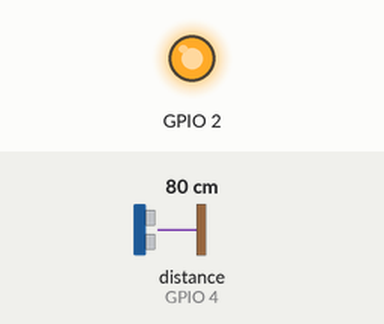
This sketch was run on a simulated ESP8266 (NodeMCU). Shown: output pins drawn as LEDs (lit = HIGH). Inputs (shaded band) come from the test bench; at power-on: distance to the obstacle (sensor on GPIO 4) 80 cm. WiFi joins after 1.5 s; servers stay silent unless stated; uploads are accepted with an empty reply; storage starts empty.

Above: at 0.1 s.
At 5.3 s:
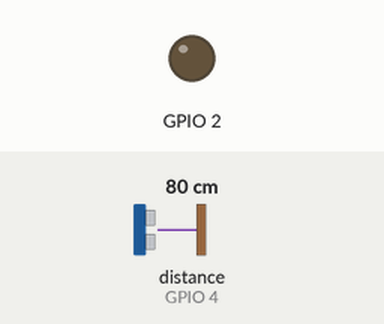
Timing chart, 0 to 6.8 s (numbered marks = the images above):
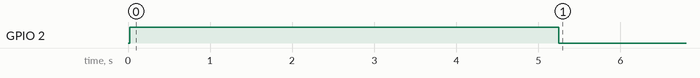

Measured:
- by itself, GPIO 2: LOW → HIGH at 0.02 s, → LOW 5.2 s later

The sketch:

SENSOR.ino
```cpp
#include <ESP8266WiFi.h>
#include <ESP8266HTTPClient.h>

#include <SPI.h>
#include <SD.h>

#include "Ultrasonic.h"
Ultrasonic ultrasonic(5,4);

// Данные Роутера
const char* ssid     = "ASUS";
const char* password = "albus4082";

// Идентификаторы устрйоства(ID-устройства и Объект на котором он расположен)
String OBJECT = "Reservoir_1";
String SENSOR = "UZ_1";

// Сокет (ip+port) сервера
String host = "http://192.168.1.3:80";

String uad_link   = host + "/oil_depot/uad.php";
String write_link = "/oil_depot/write.php?object="+OBJECT+"&sensor="+SENSOR;


HTTPClient http;
File myFile;
int time_now = 0;


void connect_LED(String value)
{
    if (value == "ON") { digitalWrite(2, 0); }
    if (value == "OFF"){ digitalWrite(2, 1); }
}

void check_connection()
{
    if (WiFi.status() != WL_CONNECTED)
    {
        connect_LED("OFF");
        bank_mode();
    }
    connect_LED("ON");
}

void send_GET(String link, String data)
{
    http.begin(link + data);
    http.GET();
    http.end();
}

void send_POST(String link, String data)
{
    http.begin(link);
    http.addHeader("Content-Type", "application/x-www-form-urlencoded");
    http.POST(data);
    http.end();
}

void send_data()
{
    String data_link, value;

    if (millis() - time_now >= 5000)
    {
        time_now = millis();
        data_link = write_link + "&data=" + get_volume();
        send_GET(host, data_link);
    }
}

void write_to_SD(String file)
{
    myFile = SD.open(file, FILE_WRITE);

    while (WiFi.status() != WL_CONNECTED)
    {
        myFile.print(get_volume());
        myFile.println(";(disconnect)");
        delay(5000); // Делаем паузу, чтобы не зависло
    }
    myFile.close();
}

String read_from_SD(String file)
{
    String data;
    myFile = SD.open(file);

    data = "object="+OBJECT + "&sensor="+SENSOR + "&data=";
    while (myFile.available())
    {
       char ltr = myFile.read();
       data += ltr;
    }
    myFile.close();
    SD.remove(file);

    return data;
}

void bank_mode()
{
    String filename = "bank1.txt";
    write_to_SD(filename);
    send_POST(uad_link, read_from_SD(filename));
}

String get_volume()
{
  return String(102 - 2 * ultrasonic.Ranging(CM));
}

void setup()
{
    WiFi.mode(WIFI_STA);
    WiFi.begin(ssid, password);

    if (!SD.begin(4))
    {
        return;
    }

    pinMode(2,OUTPUT);
    time_now = millis();
}

void loop()
{
    check_connection();
    send_data();
}
```
